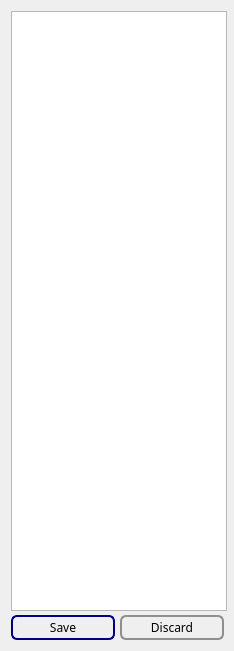
<?xml version="1.0" encoding="UTF-8"?>
<ui version="4.0">
 <class>DataDisplay</class>
 <widget class="QDialog" name="DataDisplay">
  <property name="geometry">
   <rect>
    <x>0</x>
    <y>0</y>
    <width>234</width>
    <height>651</height>
   </rect>
  </property>
  <property name="minimumSize">
   <size>
    <width>234</width>
    <height>650</height>
   </size>
  </property>
  <property name="maximumSize">
   <size>
    <width>234</width>
    <height>651</height>
   </size>
  </property>
  <property name="windowTitle">
   <string>Dialog</string>
  </property>
  <layout class="QGridLayout" name="gridLayout">
   <item row="0" column="0">
    <widget class="QTextEdit" name="textEdit">
     <property name="minimumSize">
      <size>
       <width>216</width>
       <height>600</height>
      </size>
     </property>
     <property name="maximumSize">
      <size>
       <width>216</width>
       <height>600</height>
      </size>
     </property>
     <property name="font">
      <font>
       <family>Sans Serif</family>
       <pointsize>9</pointsize>
      </font>
     </property>
     <property name="styleSheet">
      <string notr="true">color: rgb(255, 255, 255);</string>
     </property>
    </widget>
   </item>
   <item row="1" column="0">
    <layout class="QHBoxLayout" name="horizontalLayout">
     <item>
      <widget class="QPushButton" name="pushButton">
       <property name="minimumSize">
        <size>
         <width>104</width>
         <height>25</height>
        </size>
       </property>
       <property name="maximumSize">
        <size>
         <width>100</width>
         <height>25</height>
        </size>
       </property>
       <property name="font">
        <font>
         <family>Sans Serif</family>
         <pointsize>9</pointsize>
        </font>
       </property>
       <property name="styleSheet">
        <string notr="true"> QPushButton {
	color: rgb(0, 0, 0);
     border: 2px solid #8f8f91;
     border-radius: 6px;
     background-color: qlineargradient(x1: 0, y1: 0, x2: 0, y2: 1,
                                       stop: 0 #f6f7fa, stop: 1 #dadbde);
     min-width: 100px;
 }

 QPushButton:pressed {
     background-color: qlineargradient(x1: 0, y1: 0, x2: 0, y2: 1,
                                       stop: 0 #dadbde, stop: 1 #f6f7fa);
 }

 QPushButton:flat {
     border: none; /* no border for a flat push button */
 }

 QPushButton:default {
     border-color: navy; /* make the default button prominent */
 }</string>
       </property>
       <property name="text">
        <string>Save</string>
       </property>
      </widget>
     </item>
     <item>
      <widget class="QPushButton" name="pushButton_2">
       <property name="minimumSize">
        <size>
         <width>104</width>
         <height>25</height>
        </size>
       </property>
       <property name="maximumSize">
        <size>
         <width>100</width>
         <height>25</height>
        </size>
       </property>
       <property name="font">
        <font>
         <family>Sans Serif</family>
         <pointsize>9</pointsize>
        </font>
       </property>
       <property name="styleSheet">
        <string notr="true"> QPushButton {
	color: rgb(0, 0, 0);
     border: 2px solid #8f8f91;
     border-radius: 6px;
     background-color: qlineargradient(x1: 0, y1: 0, x2: 0, y2: 1,
                                       stop: 0 #f6f7fa, stop: 1 #dadbde);
     min-width: 100px;
 }

 QPushButton:pressed {
     background-color: qlineargradient(x1: 0, y1: 0, x2: 0, y2: 1,
                                       stop: 0 #dadbde, stop: 1 #f6f7fa);
 }

 QPushButton:flat {
     border: none; /* no border for a flat push button */
 }

 QPushButton:default {
     border-color: navy; /* make the default button prominent */
 }</string>
       </property>
       <property name="text">
        <string>Discard</string>
       </property>
      </widget>
     </item>
    </layout>
   </item>
  </layout>
 </widget>
 <resources/>
 <connections>
  <connection>
   <sender>pushButton_2</sender>
   <signal>clicked()</signal>
   <receiver>textEdit</receiver>
   <slot>clear()</slot>
   <hints>
    <hint type="sourcelabel">
     <x>245</x>
     <y>746</y>
    </hint>
    <hint type="destinationlabel">
     <x>230</x>
     <y>678</y>
    </hint>
   </hints>
  </connection>
  <connection>
   <sender>pushButton_2</sender>
   <signal>clicked()</signal>
   <receiver>DataDisplay</receiver>
   <slot>close()</slot>
   <hints>
    <hint type="sourcelabel">
     <x>273</x>
     <y>748</y>
    </hint>
    <hint type="destinationlabel">
     <x>298</x>
     <y>741</y>
    </hint>
   </hints>
  </connection>
 </connections>
</ui>
